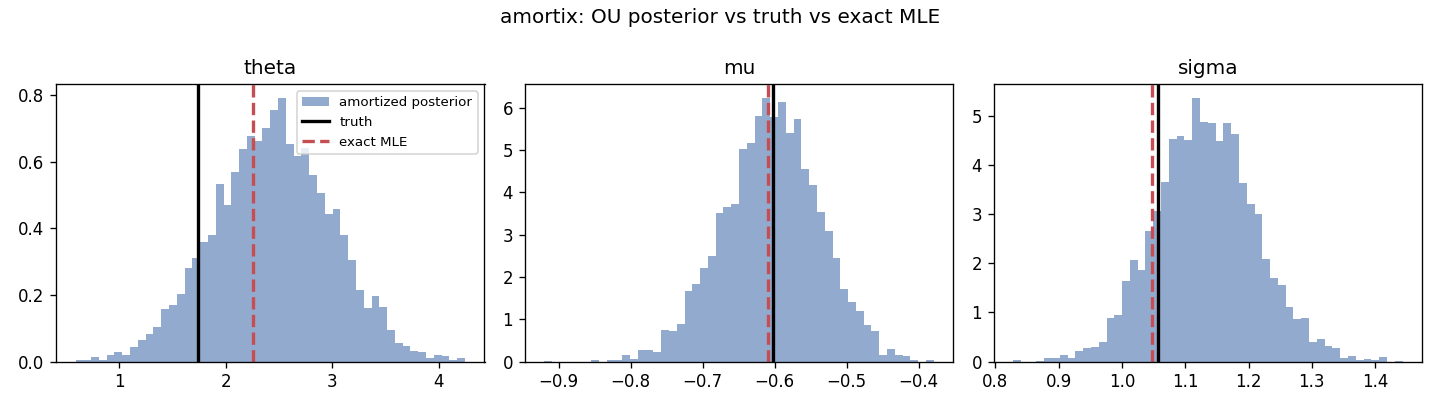

Write Python code to recreate this figure.
"""End-to-end Ornstein-Uhlenbeck recovery with amortix.

Trains one amortized flow-matching posterior, then on held-out instances compares
it against the exact closed-form OU maximum-likelihood estimator -- on accuracy,
calibration, and inference speed. Run:

    python examples/ou_recovery.py            # ~1-2 min on CPU
    python examples/ou_recovery.py --full     # larger, more accurate
"""
from __future__ import annotations

import argparse
import os
import sys
import time

import numpy as np
import torch

sys.path.insert(0, os.path.dirname(os.path.dirname(os.path.abspath(__file__))))

from amortix import OrnsteinUhlenbeck, FlowPosterior
from amortix.baselines import ou_mle


def main():
    ap = argparse.ArgumentParser()
    ap.add_argument("--full", action="store_true")
    ap.add_argument("--n_test", type=int, default=120)
    ap.add_argument("--n_post", type=int, default=1000)
    args = ap.parse_args()

    n_train, epochs = (40000, 60) if args.full else (12000, 30)

    prob = OrnsteinUhlenbeck()
    names = prob.prior.names
    rng = (prob.prior.high - prob.prior.low).numpy()  # prior range per param

    print("=" * 64)
    print("amortix :: Ornstein-Uhlenbeck recovery  dX = theta(mu - X)dt + sigma dW")
    print(f"params {names} | train sims {n_train} | epochs {epochs}")
    print("=" * 64)

    post = FlowPosterior(prob).fit(n_train=n_train, epochs=epochs)

    # ---- held-out test set ------------------------------------------------
    gen = torch.Generator().manual_seed(123)
    m_true = prob.prior.sample(args.n_test, generator=gen)
    traj = prob.simulate_paths(m_true, generator=gen)         # [K, 501]
    tokens = prob.observer.tokens_from_traj(traj)             # [K, T, F]

    amort_est = np.zeros((args.n_test, 3))
    amort_lo = np.zeros((args.n_test, 3))
    amort_hi = np.zeros((args.n_test, 3))
    mle_est = np.zeros((args.n_test, 3))

    t0 = time.time()
    for i in range(args.n_test):
        s = post.sample(tokens[i], n=args.n_post, seed=i).numpy()
        amort_est[i] = s.mean(0)
        amort_lo[i] = np.quantile(s, 0.05, axis=0)
        amort_hi[i] = np.quantile(s, 0.95, axis=0)
    amort_time = (time.time() - t0) / args.n_test

    t0 = time.time()
    for i in range(args.n_test):
        d = ou_mle(traj[i].numpy(), dt=prob.observer.dt_sim)
        mle_est[i] = [d["theta"], d["mu"], d["sigma"]]
    mle_time = (time.time() - t0) / args.n_test

    mt = m_true.numpy()
    amort_err = np.abs(amort_est - mt) / rng * 100      # % of prior range
    mle_err = np.abs(mle_est - mt) / rng * 100
    covered = (mt >= amort_lo) & (mt <= amort_hi)

    print("\n--- accuracy (mean abs error, % of prior range; lower is better) ---")
    print(f"{'param':>6} | {'amortized':>10} | {'MLE (exact)':>12} | {'coverage90':>10}")
    for j, nm in enumerate(names):
        print(f"{nm:>6} | {amort_err[:, j].mean():9.2f}% | {mle_err[:, j].mean():11.2f}%"
              f" | {covered[:, j].mean() * 100:8.0f}%")
    print(f"{'ALL':>6} | {amort_err.mean():9.2f}% | {mle_err.mean():11.2f}%"
          f" | {covered.mean() * 100:8.0f}%")

    print(f"\n--- inference time per dataset ---")
    print(f"amortized ({args.n_post} posterior draws): {amort_time * 1e3:7.2f} ms")
    print(f"exact MLE (closed form)               : {mle_time * 1e3:7.2f} ms")
    print("(MLE is near-optimal & fast for OU; amortix matches it AND gives a")
    print(" calibrated posterior -- the point is it transfers to SDEs with NO")
    print(" tractable likelihood, where MLE is unavailable.)")

    try:
        _plot(post, prob, names)
    except Exception as e:  # plotting is optional
        print(f"[plot skipped: {e}]")


def _plot(post, prob, names):
    import matplotlib
    matplotlib.use("Agg")
    import matplotlib.pyplot as plt

    gen = torch.Generator().manual_seed(7)
    m_true = prob.prior.sample(1, generator=gen)
    traj = prob.simulate_paths(m_true, generator=gen)
    tokens = prob.observer.tokens_from_traj(traj)
    samples = post.sample(tokens, n=4000, seed=1).numpy()
    mle = ou_mle(traj[0].numpy(), dt=prob.observer.dt_sim)
    mt = m_true.numpy()[0]
    mle_v = [mle["theta"], mle["mu"], mle["sigma"]]

    fig, ax = plt.subplots(1, 3, figsize=(12, 3.4))
    for j, nm in enumerate(names):
        ax[j].hist(samples[:, j], bins=50, density=True, alpha=0.6,
                   color="#4C72B0", label="amortized posterior")
        ax[j].axvline(mt[j], color="k", lw=2, label="truth")
        ax[j].axvline(mle_v[j], color="#C44E52", ls="--", lw=2, label="exact MLE")
        ax[j].set_title(nm)
    ax[0].legend(fontsize=8)
    fig.suptitle("amortix: OU posterior vs truth vs exact MLE")
    fig.tight_layout()
    out = os.path.join(os.path.dirname(os.path.abspath(__file__)), "ou_recovery.png")
    fig.savefig(out, dpi=120)
    print(f"\nsaved posterior plot -> {out}")


if __name__ == "__main__":
    main()
